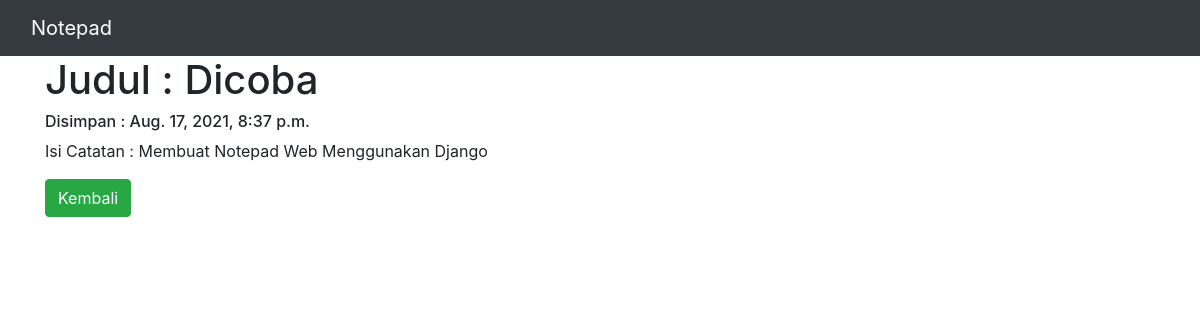
/lihat/2, run on the app's committed database.
### notepad/models.py (models this page shows, shortened)
class Notepad(models.Model):
    name = models.CharField(max_length=50)
    note = models.TextField()
    dt_creation = models.DateTimeField(auto_now_add=True)

### notepad/views.py (the view)
# urls.py: path('lihat/<int:pk>', view, name='url_view'),
def view(request, pk):
    data = {}
    data['notepad'] = Notepad.objects.get(pk=pk)
    return render(request, 'notepad/view.html', data)

### notepad/templates/notepad/view.html (shortened to what this page needs)
{% load static %}
<!DOCTYPE html>
<html lang="en">
<head>
    <link rel="stylesheet" href="https://cdn.jsdelivr.net/npm/bootstrap@4.6.0/dist/css/bootstrap.min.css">
</head>
<body>
    <nav class="navbar navbar-expand-lg navbar-dark bg-dark">
        <div class="container-fluid">
            <a href="{% url 'url_list' %}" class="text-wrap navbar-brand"> <span>  Notepad  </span> </a>
        </div>
    </nav>
    <div class="container" id="container">
        <div class="container_markdown">
            <div class="notepad_info">
                <h1 class="notepad_name">Judul : {{ notepad.name }} </h1>
                <h6 class="notepad_date">Disimpan : {{ notepad.dt_creation }} </h6>
            </div>
            <div class="note">
                <p>Isi Catatan : {{ notepad.note }}</p>
            </div>
            <a href="{% url 'url_list' %}"><button type="submit" class="btn btn-success">Kembali</button></a>
        </div>
    </div>
</body>
</html>

### data on the page
Notepad: name "Dicoba", dt_creation "Aug. 17, 2021, 8:37 p.m.", note "Membuat Notepad Web Menggunakan Django"
